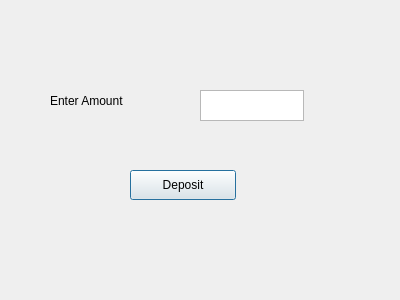
<?xml version="1.0" encoding="UTF-8"?>
<ui version="4.0">
 <class>Dialog</class>
 <widget class="QDialog" name="Dialog">
  <property name="geometry">
   <rect>
    <x>0</x>
    <y>0</y>
    <width>400</width>
    <height>300</height>
   </rect>
  </property>
  <property name="windowTitle">
   <string>Dialog</string>
  </property>
  <widget class="QLabel" name="Amount1">
   <property name="geometry">
    <rect>
     <x>50</x>
     <y>90</y>
     <width>121</width>
     <height>21</height>
    </rect>
   </property>
   <property name="text">
    <string>Enter Amount</string>
   </property>
  </widget>
  <widget class="QTextEdit" name="Amounttext2">
   <property name="geometry">
    <rect>
     <x>200</x>
     <y>90</y>
     <width>104</width>
     <height>31</height>
    </rect>
   </property>
  </widget>
  <widget class="QPushButton" name="Deposit">
   <property name="geometry">
    <rect>
     <x>130</x>
     <y>170</y>
     <width>106</width>
     <height>30</height>
    </rect>
   </property>
   <property name="text">
    <string>Deposit</string>
   </property>
  </widget>
 </widget>
 <resources/>
 <connections/>
</ui>
